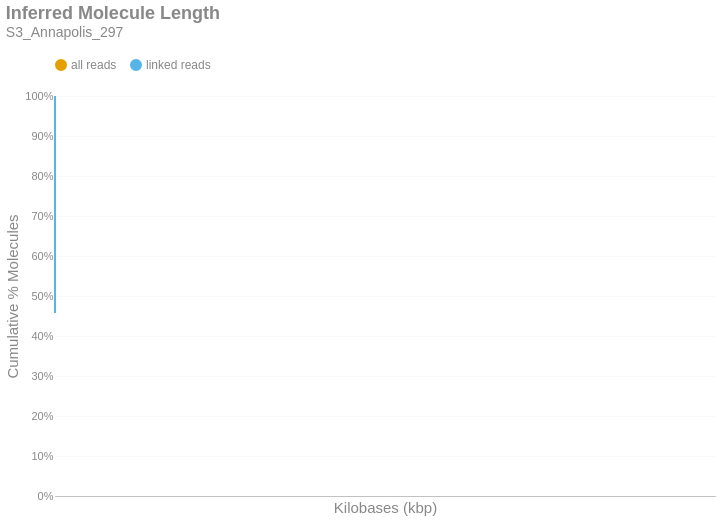

The code cell stored with this chart in its notebook:
### Markdown cell above
### Inferred Molecule Length
This is the cumulative frequency distribution of molecule lengths inferred from the first and last alignment positions along a contig for all alignments associated with a single linked-read barcode on a given contig.There are two distributions: one with `all` the alignments (yellow) and another with only `linked reads` (blue). The percent of molecules in the `linked reads` distribution is relative to the total number of linked molecules.

### Code cell
if SKIPLR:
    print_html(f"Skipped")
else:
    binned_df = consolidated_hist(valids['length_inferred']/1000, mask, 10, True)
    binned_df = binned_df.with_columns(
        pl.when(pl.col('bin').cast(pl.Utf8) == '0').then(pl.lit('1')).otherwise(pl.col('bin').cast(pl.Utf8)).alias('bin')
    )
    with SafeRender(binned_df):
        (
            density_plot(binned_df, 'Inferred Molecule Length', samplename, 'inferredlen')
            .transform_calculate(bin_kb='datum.bin / 1000')
            .encode(
                x=alt.X('bin_kb:Q', title="Kilobases (kbp)").scale(type='log', padding=0).axis(labelAngle=-40),
                y=alt.Y('value:Q', title='Cumulative % Molecules')
                    .axis(format='%')
                    .stack(False)
                    .scale(domainMin=0, domainMax=1,padding=0),
                color=alt.Color("key:N").scale(domain = ["all reads", "linked reads"]),
                tooltip = [
                    alt.Tooltip("key:N", title = "Data Type"),
                    alt.Tooltip("range_label:N", title="Kilobases"),
                    alt.Tooltip("value:Q", format = ".2%", title="% Molecules (Cum.)")
                ]
            )
        ).display()

### Figure 1 — Vega-Lite specification as saved in the notebook (floating-point values rounded to 4 significant figures)
{"width": "container", "height": 400, "config": {"title": {"anchor": "start", "dy": -15, "fontSize": 18, "color": "#888888", "subtitleColor": "#888888", "subtitleFontSize": 14}, "arc": {"fill": "#0072B2"}, "axis": {"domainColor": "#888888", "domainWidth": 0.5, "gridWidth": 0.2, "grid": false, "titleFontWeight": 400, "titleFontSize": 15, "labelFontSize": 11, "labelColor": "#888888", "tickColor": "#888888", "tickWidth": 0.2, "titleColor": "#888888"}, "axisBand": {"grid": false}, "axisX": {"grid": true, "tickSize": 10, "domainCap": "round"}, "axisY": {"domain": false, "grid": true, "tickSize": 0, "domainCap": "round"}, "background": "transparent", "header": {"labelFontSize": 15, "labelColor": "#888888", "titleFontSize": 15, "titleFontWeight": 600, "titleColor": "#888888"}, "legend": {"labelFont": "sans-serif", "labelFontSize": 12, "labelColor": "#888888", "symbolSize": 100, "symbolType": "circle", "titleFontSize": 12, "titlePadding": 10, "titleColor": "#888888", "title": null, "orient": "top"}, "range": {"category": ["#E69F00", "#56B4E9", "#009E73", "#F0E442", "#0072B2", "#D55E00", "#CC79A7", "#000000"], "diverging": ["#cfe8f3", "#a2d4ec", "#73bfe2", "#46abdb", "#1696d2", "#12719e"]}, "area": {"fill": "#0072B2", "fillOpacity": 0.7, "line": true, "strokeOpacity": 0.7}, "line": {"color": "#0072B2", "stroke": "#0072B2", "strokeWidth": 2}, "trail": {"color": "#0072B2", "stroke": "#0072B2", "strokeWidth": 0, "size": 1}, "point": {"filled": true, "fillOpacity": 1.0, "size": 95}, "text": {"color": "#888888", "fontSize": 11, "align": "right", "fontWeight": 400, "size": 11}, "bar": {"fill": "#0072B2", "stroke": null}, "view": {"stroke": null, "continuousWidth": 660, "continuousHeight": 400}}, "data": {"name": "data-c8eb1f9f36b0d3424c7c85be018241d7"}, "mark": {"type": "line", "interpolate": "monotone", "point": {"opacity": 0, "size": 275}}, "encoding": {"color": {"field": "key", "scale": {"domain": ["all reads", "linked reads"]}, "type": "nominal"}, "tooltip": [{"field": "key", "title": "Data Type", "type": "nominal"}, {"field": "range_label", "title": "Kilobases", "type": "nominal"}, {"field": "value", "format": ".2%", "title": "% Molecules (Cum.)", "type": "quantitative"}], "x": {"axis": {"labelAngle": -40}, "field": "bin_kb", "scale": {"type": "log", "padding": 0}, "title": "Kilobases (kbp)", "type": "quantitative"}, "y": {"axis": {"format": "%"}, "field": "value", "scale": {"domainMin": 0, "domainMax": 1, "padding": 0}, "stack": false, "title": "Cumulative % Molecules", "type": "quantitative"}}, "params": [{"name": "param_c36ac31b6afebe62", "select": {"type": "point", "fields": ["key"]}, "bind": "legend"}], "title": {"text": "Inferred Molecule Length", "subtitle": "S3_Annapolis_297"}, "transform": [{"fold": ["all reads (cumsum)", "linked reads (cumsum)"]}, {"calculate": "replace(datum.key, ' (cumsum)', '')", "as": "key"}, {"filter": {"param": "param_c36ac31b6afebe62"}}, {"calculate": "datum.bin / 1000", "as": "bin_kb"}], "usermeta": {"embedOptions": {"downloadFileName": "S3_Annapolis_297.inferredlen"}}, "$schema": "https://vega.github.io/schema/vega-lite/v6.1.0.json", "datasets": {"data-c8eb1f9f36b0d3424c7c85be018241d7": [{"bin": "0.0", "interval": "0.0-10.0", "all reads": 0.8125, "linked reads": 0.4576, "all reads (cumsum)": 0.8125, "linked reads (cumsum)": 0.4576, "range_label": "0-9"}, {"bin": "10.0", "interval": "10.0-20.0", "all reads": 0.07342, "linked reads": 0.2116, "all reads (cumsum)": 0.8859, "linked reads (cumsum)": 0.6692, "range_label": "10-19"}, {"bin": "20.0", "interval": "20.0-30.0", "all reads": 0.04887, "linked reads": 0.1414, "all reads (cumsum)": 0.9348, "linked reads (cumsum)": 0.8105, "range_label": "20-29"}, {"bin": "30.0", "interval": "30.0-40.0", "all reads": 0.0306, "linked reads": 0.08871, "all reads (cumsum)": 0.9654, "linked reads (cumsum)": 0.8992, "range_label": "30-39"}, {"bin": "40.0", "interval": "40.0-50.0", "all reads": 0.01776, "linked reads": 0.05153, "all reads (cumsum)": 0.9831, "linked reads (cumsum)": 0.9508, "range_label": "40-49"}, {"bin": "50.0", "interval": "50.0-60.0", "all reads": 0.008364, "linked reads": 0.02441, "all reads (cumsum)": 0.9915, "linked reads (cumsum)": 0.9752, "range_label": "50-59"}, {"bin": "60.0", "interval": "60.0-70.0", "all reads": 0.004165, "linked reads": 0.01215, "all reads (cumsum)": 0.9957, "linked reads (cumsum)": 0.9873, "range_label": "60-69"}, {"bin": "70.0", "interval": "70.0-80.0", "all reads": 0.002118, "linked reads": 0.006181, "all reads (cumsum)": 0.9978, "linked reads (cumsum)": 0.9935, "range_label": "70-79"}, {"bin": "80.0", "interval": "80.0-90.0", "all reads": 0.001051, "linked reads": 0.003069, "all reads (cumsum)": 0.9988, "linked reads (cumsum)": 0.9966, "range_label": "80-89"}, {"bin": "90.0", "interval": "90.0-100.0", "all reads": 0.0005386, "linked reads": 0.001573, "all reads (cumsum)": 0.9994, "linked reads (cumsum)": 0.9982, "range_label": "90-99"}, {"bin": "100.0", "interval": "100.0-110.0", "all reads": 0.0002892, "linked reads": 0.0008435, "all reads (cumsum)": 0.9997, "linked reads (cumsum)": 0.999, "range_label": "100-109"}, {"bin": "110.0", "interval": "110.0-120.0", "all reads": 0.0001525, "linked reads": 0.0004452, "all reads (cumsum)": 0.9998, "linked reads (cumsum)": 0.9995, "range_label": "110-119"}, {"bin": "120.0", "interval": "120.0-130.0", "all reads": 8.044e-05, "linked reads": 0.0002349, "all reads (cumsum)": 0.9999, "linked reads (cumsum)": 0.9997, "range_label": "120-129"}, {"bin": "130.0", "interval": "130.0-140.0", "all reads": 4.865e-05, "linked reads": 0.0001421, "all reads (cumsum)": 0.9999, "linked reads (cumsum)": 0.9998, "range_label": "130-139"}, {"bin": "140.0", "interval": "140.0-150.0", "all reads": 2.298e-05, "linked reads": 6.712e-05, "all reads (cumsum)": 1.0, "linked reads (cumsum)": 0.9999, "range_label": "140-149"}, {"bin": "150.0", "interval": "150.0-160.0", "all reads": 1.685e-05, "linked reads": 4.922e-05, "all reads (cumsum)": 1.0, "linked reads (cumsum)": 0.9999, "range_label": "150-159"}, {"bin": "160.0", "interval": "160.0-170.0", "all reads": 9.193e-06, "linked reads": 2.685e-05, "all reads (cumsum)": 1.0, "linked reads (cumsum)": 1.0, "range_label": "160-169"}, {"bin": "170.0", "interval": "170.0-180.0", "all reads": 3.447e-06, "linked reads": 1.007e-05, "all reads (cumsum)": 1.0, "linked reads (cumsum)": 1.0, "range_label": "170-179"}, {"bin": "180.0", "interval": "180.0-190.0", "all reads": 2.298e-06, "linked reads": 6.712e-06, "all reads (cumsum)": 1.0, "linked reads (cumsum)": 1.0, "range_label": "180-189"}, {"bin": "190.0", "interval": "190.0-200.0", "all reads": 1.532e-06, "linked reads": 4.475e-06, "all reads (cumsum)": 1.0, "linked reads (cumsum)": 1.0, "range_label": "190-199"}, {"bin": "200.0", "interval": "200.0-210.0", "all reads": 3.831e-07, "linked reads": 1.119e-06, "all reads (cumsum)": 1.0, "linked reads (cumsum)": 1.0, "range_label": "200-209"}, {"bin": "210.0", "interval": "210.0-220.0", "all reads": 1.149e-06, "linked reads": 3.356e-06, "all reads (cumsum)": 1.0, "linked reads (cumsum)": 1.0, "range_label": "210-219"}, {"bin": "220.0", "interval": "220.0-230.0", "all reads": 0.0, "linked reads": 0.0, "all reads (cumsum)": 1.0, "linked reads (cumsum)": 1.0, "range_label": "220-229"}, {"bin": "230.0", "interval": "230.0-240.0", "all reads": 0.0, "linked reads": 0.0, "all reads (cumsum)": 1.0, "linked reads (cumsum)": 1.0, "range_label": "230-239"}, {"bin": "240.0", "interval": "240.0-250.0", "all reads": 7.661e-07, "linked reads": 2.237e-06, "all reads (cumsum)": 1.0, "linked reads (cumsum)": 1.0, "range_label": "240-249"}, {"bin": "250.0", "interval": "250.0-260.0", "all reads": 0.0, "linked reads": 0.0, "all reads (cumsum)": 1.0, "linked reads (cumsum)": 1.0, "range_label": "250-259"}, {"bin": "260.0", "interval": "260.0-270.0", "all reads": 3.831e-07, "linked reads": 1.119e-06, "all reads (cumsum)": 1.0, "linked reads (cumsum)": 1.0, "range_label": "260-269"}]}}
